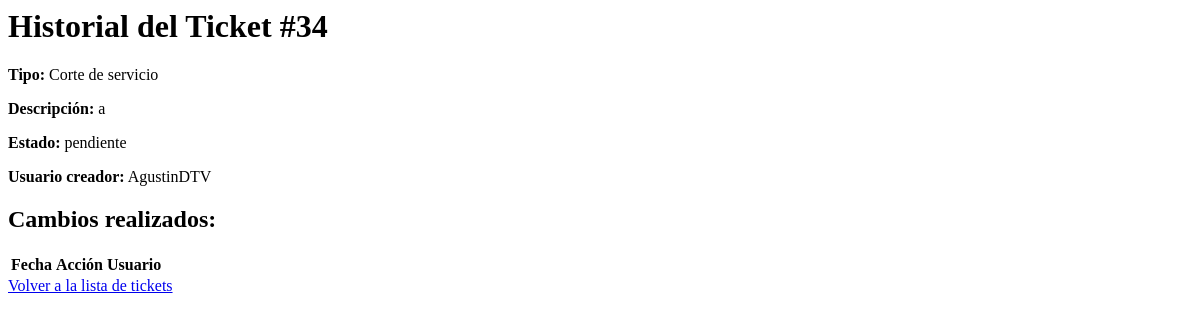
Before: /ticket-history/34 (signed in) with the older database file.
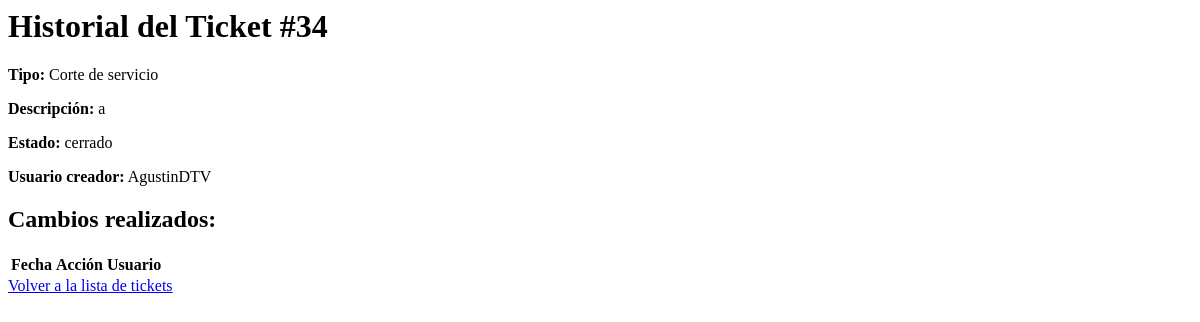
After: the same page with the newer database file.
### tables this page shows
CREATE TABLE tickets (
    id INTEGER PRIMARY KEY AUTOINCREMENT,
    tipo TEXT NOT NULL,
    descripcion TEXT NOT NULL,
    prioridad TEXT NOT NULL,
    fecha_creacion DATETIME DEFAULT CURRENT_TIMESTAMP,
    usuario_creador TEXT NOT NULL,
    notas TEXT,
    archivo TEXT
, usuario_asignado TEXT, estado TEXT DEFAULT 'pendiente');

### app.py (the view)
@app.route('/ticket-history/<int:id>')
@login_required
def ticket_history(id):
    conn = get_db_connection()
    ticket = conn.execute('SELECT * FROM tickets WHERE id = ?', (id,)).fetchone()
    historial = conn.execute(
        'SELECT * FROM historial WHERE ticket_id = ? ORDER BY fecha DESC',
        (id,)
    ).fetchall()
    conn.close()
    if not ticket:
        return "El ticket no existe", 404
    return render_template('ticket_history.html', ticket=ticket, historial=historial)

### app.py (called while the page is built)
def get_db_connection():
    conn = sqlite3.connect('database.db', timeout=10)  # Espera hasta 10 segundos si la base de datos está bloqueada
    conn.row_factory = sqlite3.Row
    return conn

@login_manager.user_loader
def load_user(user_id):
    conn = get_db_connection()
    user = conn.execute('SELECT * FROM users WHERE id = ?', (user_id,)).fetchone()
    conn.close()
    if user:
        return User(id=user['id'], username=user['username'], role=user['role'])
    return None

### templates/ticket_history.html (shortened to what this page needs)
<h1>Historial del Ticket #{{ ticket.id }}</h1>
<p><strong>Tipo:</strong> {{ ticket.tipo }}</p>
<p><strong>Descripción:</strong> {{ ticket.descripcion }}</p>
<p><strong>Estado:</strong> {{ ticket.estado }}</p>
<p><strong>Usuario creador:</strong> {{ ticket.usuario_creador }}</p>
<h2>Cambios realizados:</h2>
<table>
    <thead>
        <tr>
            <th>Fecha</th>
            <th>Acción</th>
            <th>Usuario</th>
        </tr>
    </thead>
</table>
<a href="/tickets">Volver a la lista de tickets</a>

Changed rows visible on the page:
changed tickets "Corte de servicio": estado "pendiente" → "cerrado"
